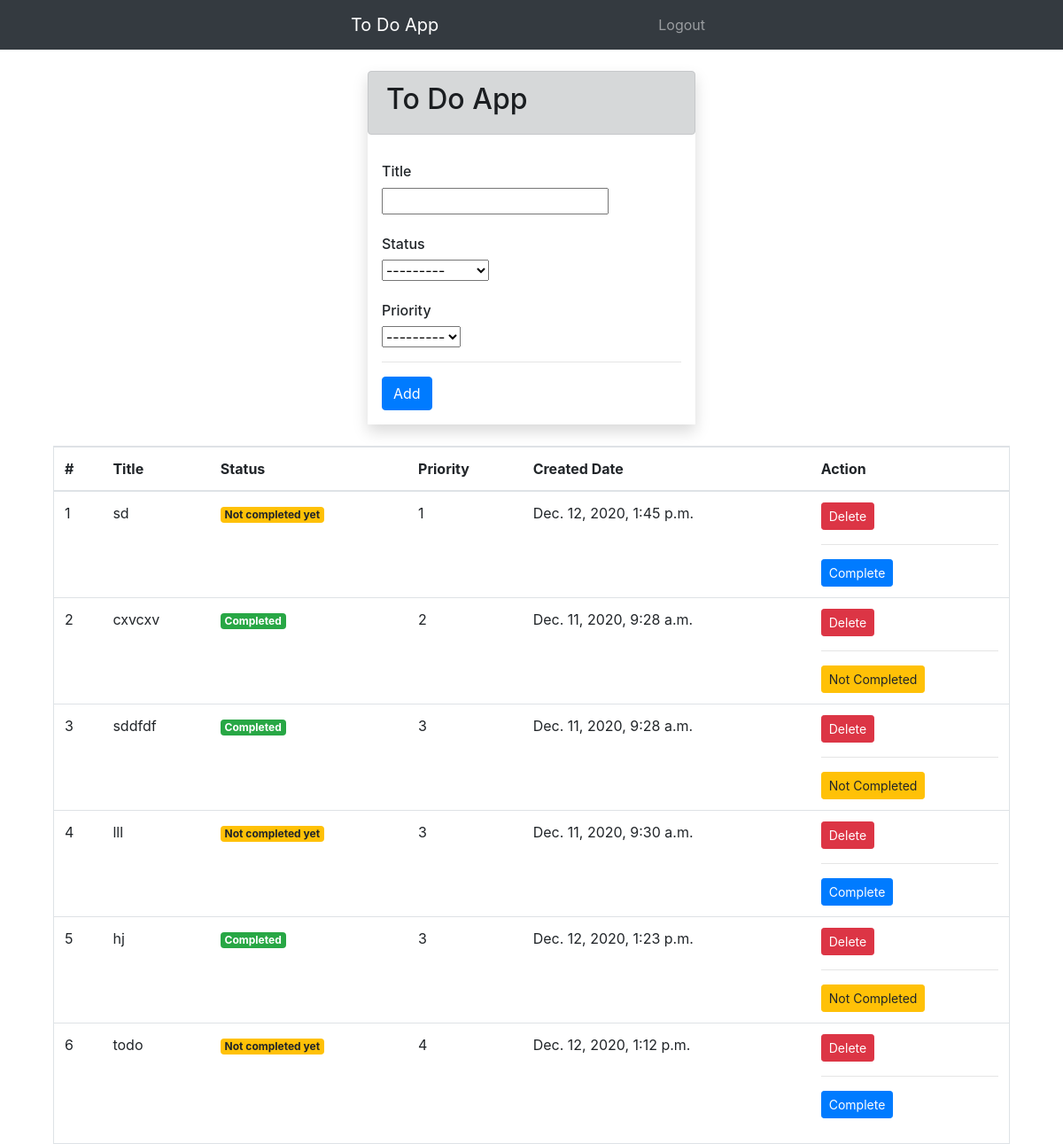
The app's page / (signed in), older data.
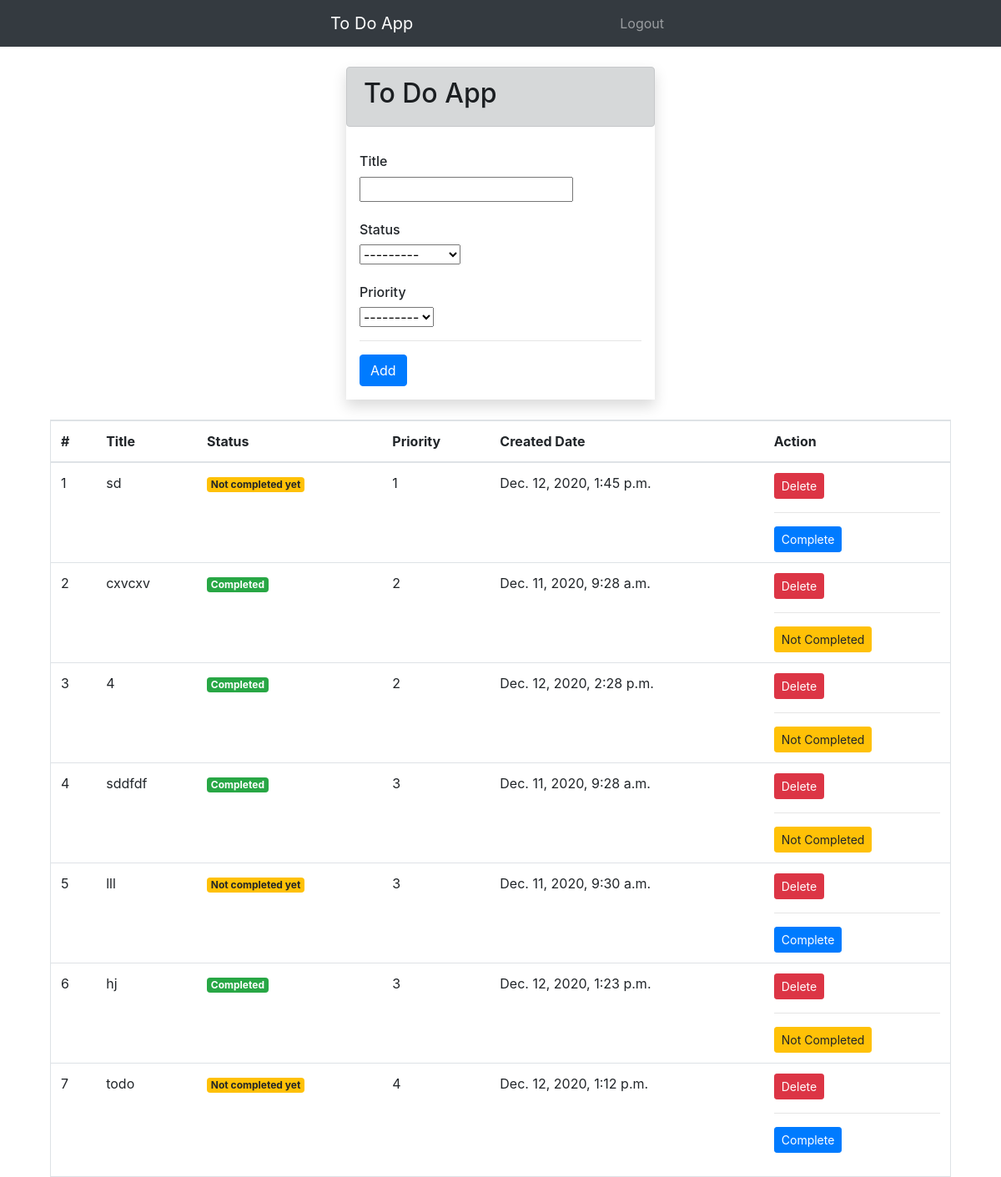
The same page, newer data.
### app/models.py (models this page shows)
class TODO(models.Model):
    status_choices = [
    ('C', 'COMPLETED'),
    ('P', 'PENDING'),
    ]
    priority_choices = [
    ('1', '1️⃣'),
    ('2', '2️⃣'),
    ('3', '3️⃣'),
    ('4', '4️⃣'),
    ('5', '5️⃣'),
    ('6', '6️⃣'),
    ('7', '7️⃣'),
    ('8', '8️⃣'),
    ('9', '9️⃣'),
    ('10', '🔟'),
    ]
    title = models.CharField(max_length=50)
    status = models.CharField(max_length=2 , choices=status_choices)
    user  = models.ForeignKey(User  , on_delete= models.CASCADE)
    date = models.DateTimeField(auto_now_add=True)
    priority = models.CharField(max_length=2 , choices=priority_choices)

### app/views.py (the view)
# urls.py: path('' , home , name='home' ),
@login_required(login_url='login')
def home(request):
    if request.user.is_authenticated:
        user = request.user
        form = TODOForm()
        todos = TODO.objects.filter(user = user).order_by('priority')
        return render(request , 'index.html' , context={'form' : form , 'todos' : todos})

### app/forms.py
class TODOForm(ModelForm):
    class Meta:
        model = TODO
        fields = ['title' , 'status' , 'priority']

### app/templates/index.html (shortened to what this page needs)
<!doctype html>
<html lang="en">
<head>
    <link rel="stylesheet" href="https://cdn.jsdelivr.net/npm/bootstrap@4.5.3/dist/css/bootstrap.min.css"
>
</head>
<body>
    <nav class="navbar navbar-expand-lg  navbar-dark bg-dark">
        <a class="navbar-brand" href="/" style="margin-left: 380px;">To Do App</a>
        <div class="collapse navbar-collapse" id="navbarNav">
            <ul class="navbar-nav ml-auto">
                <li class="nav-item">
                    <a class="nav-link" href="/logout" style="margin-right:380px;">Logout</a>
                </li>
            </ul>
        </div>
    </nav>
    <div>
      <div>
        <div class="container pt-4">
          <div>
            <div class="col-lg-4 mx-auto shadow p-0">
              <div class="alert alert-dark">
                <h2>To Do App</h2>
              </div>
              <div class="p-3">
                <form action="/add-todo/" method="POST">
                  <div>
                    <h6>Title</h6>
                    {{form.title}}
                  </div>
                  <br>
                  <div>
                    <h6>Status</h6>
                    {{form.status}}
                  </div>
                  <br>
                  <div>
                    <h6>Priority</h6>
                    {{form.priority}}
                  </div>
                  <hr>
                  <input type="submit" value="Add" class="btn btn-primary">
                </form>
              </div>
            </div>
            <br>
            <div class="col">
              <div class="border">
                {% if todos|length == 0 %}
                <div class="p-4">
                  <br>
                  <br>
                  <div class="alert alert-dark text-center">
                    <p class="" style="font-size: 30px;">To do is not found</p>
                  </div>
                  <br>
                  <br>
                </div>
                {%else%}
                <div>
                  <table class="table">
                    <thead>
                      <tr>
                        <th>#</th>
                        <th>Title</th>
                        <th>Status</th>
                        <th>Priority</th>
                        <th>Created Date</th>
                        <th>Action</th>
                      </tr>
                    </thead>
                    <tbody>
                      {% for todo in todos %}
                      <tr>
                        <td>{{forloop.counter}}</td>
                        <td>{{todo.title}}</td>
                        <td>
                          {% if todo.status == 'C'%}
                          <span class="badge badge-success">Completed</span></h1>
                          {%else%}
                          <span class="badge badge-warning">Not completed yet</span></h1>
                          {%endif%}
                        </td>
                        <td>{{todo.priority}}</td>
                        <td>{{todo.date}}</td>
                        <td>
                          <a href="/delete-todo/{{todo.id}}" title="Delete" class="btn btn-danger btn-sm">Delete</a>
                          <hr>
                          {% if todo.status == 'P'%}
                          <a href="/change-status/{{todo.id}}/C" title="Mark Completed" class="btn btn-primary btn-sm">Complete</a>
                          {%else%}
                          <a href="/change-status/{{todo.id}}/P" title="Mark Pending" class="btn btn-warning btn-sm">Not Completed</a>
                          {%endif%}
                        </td>
                      </tr>
                      {%endfor%}
                    </tbody>
                  </table>
                </div>
                {%endif%}
              </div>
            </div>
          </div>
        </div>
      </div>
    </div>
</body>
</html>

Row changes from the older to the newer data that the page shows:
added TODO: title "4", status "Completed", priority "2", date "Dec. 12, 2020, 2:28 p.m."
